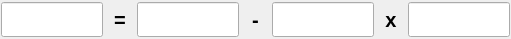
    <widget class="QWidget" name="layoutWidget_2">
     <property name="geometry">
      <rect>
       <x>200</x>
       <y>130</y>
       <width>511</width>
       <height>31</height>
      </rect>
     </property>
     <layout class="QHBoxLayout" name="horizontalLayout_5" stretch="3,1,3,1,3,1,3">
      <property name="spacing">
       <number>0</number>
      </property>
      <property name="leftMargin">
       <number>1</number>
      </property>
      <property name="topMargin">
       <number>2</number>
      </property>
      <property name="rightMargin">
       <number>1</number>
      </property>
      <property name="bottomMargin">
       <number>2</number>
      </property>
      <item>
       <widget class="caLineEdit" name="caLineEdit_6">
        <property name="sizePolicy">
         <sizepolicy hsizetype="Expanding" vsizetype="Expanding">
          <horstretch>0</horstretch>
          <verstretch>0</verstretch>
         </sizepolicy>
        </property>
        <property name="font">
         <font>
          <family>Monospace</family>
          <pointsize>17</pointsize>
          <stylestrategy>PreferDefault</stylestrategy>
         </font>
        </property>
        <property name="alignment">
         <set>Qt::AlignAbsolute|Qt::AlignCenter|Qt::AlignHCenter|Qt::AlignVCenter</set>
        </property>
        <property name="channel" stdset="0">
         <string notr="true">$(P)$(SLITS):hSizeDVAL</string>
        </property>
        <property name="foreground">
         <color>
          <red>10</red>
          <green>0</green>
          <blue>184</blue>
         </color>
        </property>
        <property name="background">
         <color>
          <red>200</red>
          <green>200</green>
          <blue>200</blue>
         </color>
        </property>
        <property name="colorMode">
         <enum>caLineEdit::Static</enum>
        </property>
        <property name="precisionMode">
         <enum>caLineEdit::Channel</enum>
        </property>
        <property name="limitsMode">
         <enum>caLineEdit::Channel</enum>
        </property>
        <property name="maxValue">
         <double>1.000000000000000</double>
        </property>
        <property name="minValue">
         <double>0.000000000000000</double>
        </property>
        <property name="fontScaleMode" stdset="0">
         <enum>caLineEdit::WidthAndHeight</enum>
        </property>
        <property name="formatType">
         <enum>caLineEdit::decimal</enum>
        </property>
       </widget>
      </item>
      <item>
       <widget class="caLabel" name="calabel_29">
        <property name="sizePolicy">
         <sizepolicy hsizetype="Expanding" vsizetype="Preferred">
          <horstretch>0</horstretch>
          <verstretch>0</verstretch>
         </sizepolicy>
        </property>
        <property name="font">
         <font>
          <pointsize>15</pointsize>
          <weight>75</weight>
          <bold>true</bold>
         </font>
        </property>
        <property name="text">
         <string>=</string>
        </property>
        <property name="alignment">
         <set>Qt::AlignCenter</set>
        </property>
       </widget>
      </item>
      <item>
       <widget class="caTextEntry" name="caTextEntry_18">
        <property name="sizePolicy">
         <sizepolicy hsizetype="Expanding" vsizetype="Expanding">
          <horstretch>0</horstretch>
          <verstretch>0</verstretch>
         </sizepolicy>
        </property>
        <property name="font">
         <font>
          <family>Monospace</family>
          <pointsize>14</pointsize>
          <stylestrategy>PreferDefault</stylestrategy>
         </font>
        </property>
        <property name="channel" stdset="0">
         <string notr="true">$(P)$(SLITS):hSizeC1.VAL</string>
        </property>
        <property name="foreground">
         <color>
          <red>0</red>
          <green>0</green>
          <blue>0</blue>
         </color>
        </property>
        <property name="background">
         <color>
          <red>115</red>
          <green>223</green>
          <blue>255</blue>
         </color>
        </property>
        <property name="colorMode">
         <enum>caLineEdit::Static</enum>
        </property>
        <property name="precisionMode">
         <enum>caLineEdit::Channel</enum>
        </property>
        <property name="limitsMode">
         <enum>caLineEdit::Channel</enum>
        </property>
        <property name="maxValue">
         <double>1.000000000000000</double>
        </property>
        <property name="minValue">
         <double>0.000000000000000</double>
        </property>
        <property name="fontScaleMode" stdset="0">
         <enum>caLineEdit::WidthAndHeight</enum>
        </property>
        <property name="formatType">
         <enum>caLineEdit::decimal</enum>
        </property>
       </widget>
      </item>
      <item>
       <widget class="caLabel" name="calabel_31">
        <property name="sizePolicy">
         <sizepolicy hsizetype="Expanding" vsizetype="Preferred">
          <horstretch>0</horstretch>
          <verstretch>0</verstretch>
         </sizepolicy>
        </property>
        <property name="font">
         <font>
          <pointsize>15</pointsize>
          <weight>75</weight>
          <bold>true</bold>
         </font>
        </property>
        <property name="text">
         <string>-</string>
        </property>
        <property name="alignment">
         <set>Qt::AlignCenter</set>
        </property>
        <property name="indent">
         <number>0</number>
        </property>
       </widget>
      </item>
      <item>
       <widget class="caTextEntry" name="caTextEntry_19">
        <property name="sizePolicy">
         <sizepolicy hsizetype="Expanding" vsizetype="Expanding">
          <horstretch>0</horstretch>
          <verstretch>0</verstretch>
         </sizepolicy>
        </property>
        <property name="font">
         <font>
          <family>Monospace</family>
          <pointsize>14</pointsize>
          <stylestrategy>PreferDefault</stylestrategy>
         </font>
        </property>
        <property name="channel" stdset="0">
         <string notr="true">$(P)$(SLITS):hSizeC2.VAL</string>
        </property>
        <property name="foreground">
         <color>
          <red>0</red>
          <green>0</green>
          <blue>0</blue>
         </color>
        </property>
        <property name="background">
         <color>
          <red>115</red>
          <green>223</green>
          <blue>255</blue>
         </color>
        </property>
        <property name="colorMode">
         <enum>caLineEdit::Static</enum>
        </property>
        <property name="precisionMode">
         <enum>caLineEdit::Channel</enum>
        </property>
        <property name="limitsMode">
         <enum>caLineEdit::Channel</enum>
        </property>
        <property name="maxValue">
         <double>1.000000000000000</double>
        </property>
        <property name="minValue">
         <double>0.000000000000000</double>
        </property>
        <property name="fontScaleMode" stdset="0">
         <enum>caLineEdit::WidthAndHeight</enum>
        </property>
        <property name="formatType">
         <enum>caLineEdit::decimal</enum>
        </property>
       </widget>
      </item>
      <item>
       <widget class="caLabel" name="calabel_32">
        <property name="sizePolicy">
         <sizepolicy hsizetype="Expanding" vsizetype="Preferred">
          <horstretch>0</horstretch>
          <verstretch>0</verstretch>
         </sizepolicy>
        </property>
        <property name="font">
         <font>
          <pointsize>15</pointsize>
          <weight>75</weight>
          <bold>true</bold>
         </font>
        </property>
        <property name="text">
         <string>x</string>
        </property>
        <property name="alignment">
         <set>Qt::AlignCenter</set>
        </property>
       </widget>
      </item>
      <item>
       <widget class="caLineEdit" name="caLineEdit_14">
        <property name="sizePolicy">
         <sizepolicy hsizetype="Expanding" vsizetype="Expanding">
          <horstretch>0</horstretch>
          <verstretch>0</verstretch>
         </sizepolicy>
        </property>
        <property name="font">
         <font>
          <family>Monospace</family>
          <pointsize>17</pointsize>
          <stylestrategy>PreferDefault</stylestrategy>
         </font>
        </property>
        <property name="alignment">
         <set>Qt::AlignAbsolute|Qt::AlignCenter|Qt::AlignHCenter|Qt::AlignVCenter</set>
        </property>
        <property name="channel" stdset="0">
         <string notr="true">$(P)$(YAW).RBV</string>
        </property>
        <property name="foreground">
         <color>
          <red>10</red>
          <green>0</green>
          <blue>184</blue>
         </color>
        </property>
        <property name="background">
         <color>
          <red>200</red>
          <green>200</green>
          <blue>200</blue>
         </color>
        </property>
        <property name="colorMode">
         <enum>caLineEdit::Static</enum>
        </property>
        <property name="precisionMode">
         <enum>caLineEdit::Channel</enum>
        </property>
        <property name="limitsMode">
         <enum>caLineEdit::Channel</enum>
        </property>
        <property name="maxValue">
         <double>1.000000000000000</double>
        </property>
        <property name="minValue">
         <double>0.000000000000000</double>
        </property>
        <property name="fontScaleMode" stdset="0">
         <enum>caLineEdit::WidthAndHeight</enum>
        </property>
        <property name="formatType">
         <enum>caLineEdit::decimal</enum>
        </property>
       </widget>
      </item>
     </layout>
    </widget>
